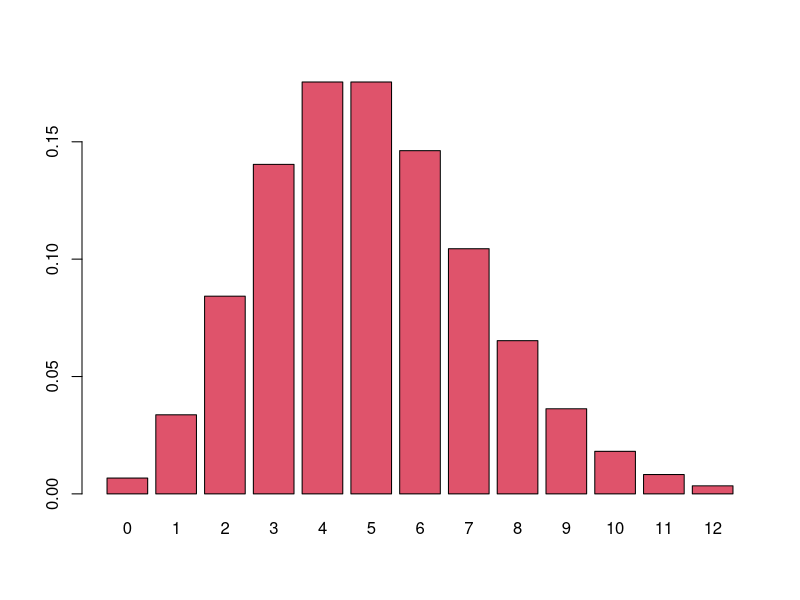
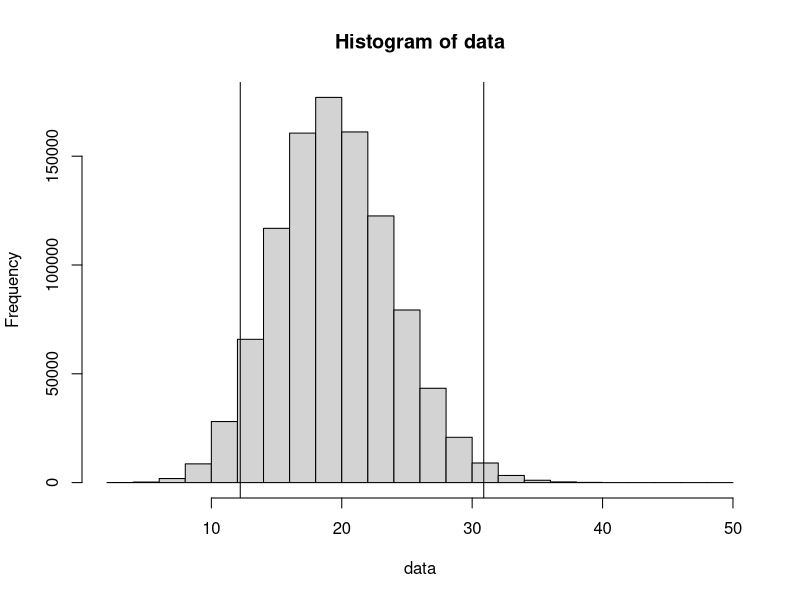

Generate these figures, in order, with R:
## ---- chunk 1
knitr::opts_chunk$set(echo = TRUE)
library(tidyverse)
## ---- chunk 2
e <- exp(1)
((e^-2)*(2^3))/factorial(3)
## ---- chunk 3
dpois(x = 3, lambda = 2)
## ---- chunk 4
dpois(x = 0:12, lambda = 10^4 * 5 * 10^-4) |>
  barplot(names.arg = 0:12, col = 2)
## ---- chunk 5
set.seed(1984)
n <- 1000000
data <- rpois(n, 20)
## ---- chunk 6
poisson_lower_tail <- function(n) {
   qchisq(0.025, 2*n)/2
}
poisson_upper_tail <- function(n) {
   qchisq(0.975, 2*(n+1))/2
}
## ---- chunk 7
poisson_lower_tail(20)
## ---- chunk 8
poisson_upper_tail(20)
## ---- chunk 9
table(data<poisson_lower_tail(20))
## ---- chunk 10
table(data>poisson_upper_tail(20))
## ---- chunk 11
(sum(data<poisson_lower_tail(20)) + sum(data>poisson_upper_tail(20))) * 100 / n
## ---- chunk 12
hist(data)
abline(v=poisson_lower_tail(20))
abline(v=poisson_upper_tail(20))
## ---- chunk 13
# Simulated count data
counts <- c(0, 1, 2, 3, 4, 5)  # Unique count values
observed <- c(50, 80, 70, 40, 30, 10)  # Frequency of each count

# Estimate lambda (mean count per observation)
lambda_hat <- sum(counts * observed) / sum(observed)

# Compute expected counts using Poisson probabilities
expected <- dpois(counts, lambda_hat) * sum(observed)

# Perform Chi-Square test
chisq.test(observed, p = expected / sum(expected))
## ---- chunk 14
# Example dataset
set.seed(1984)
data <- data.frame(counts = rpois(100, lambda = 2))

# Fit Poisson model
poisson_model <- glm(counts ~ 1, family = poisson, data = data)
summary(poisson_model)
## ---- chunk 15
set.seed(1984)
observed_data <- rpois(100, lambda = 2)

ks.test(observed_data, "ppois", lambda = mean(observed_data))
